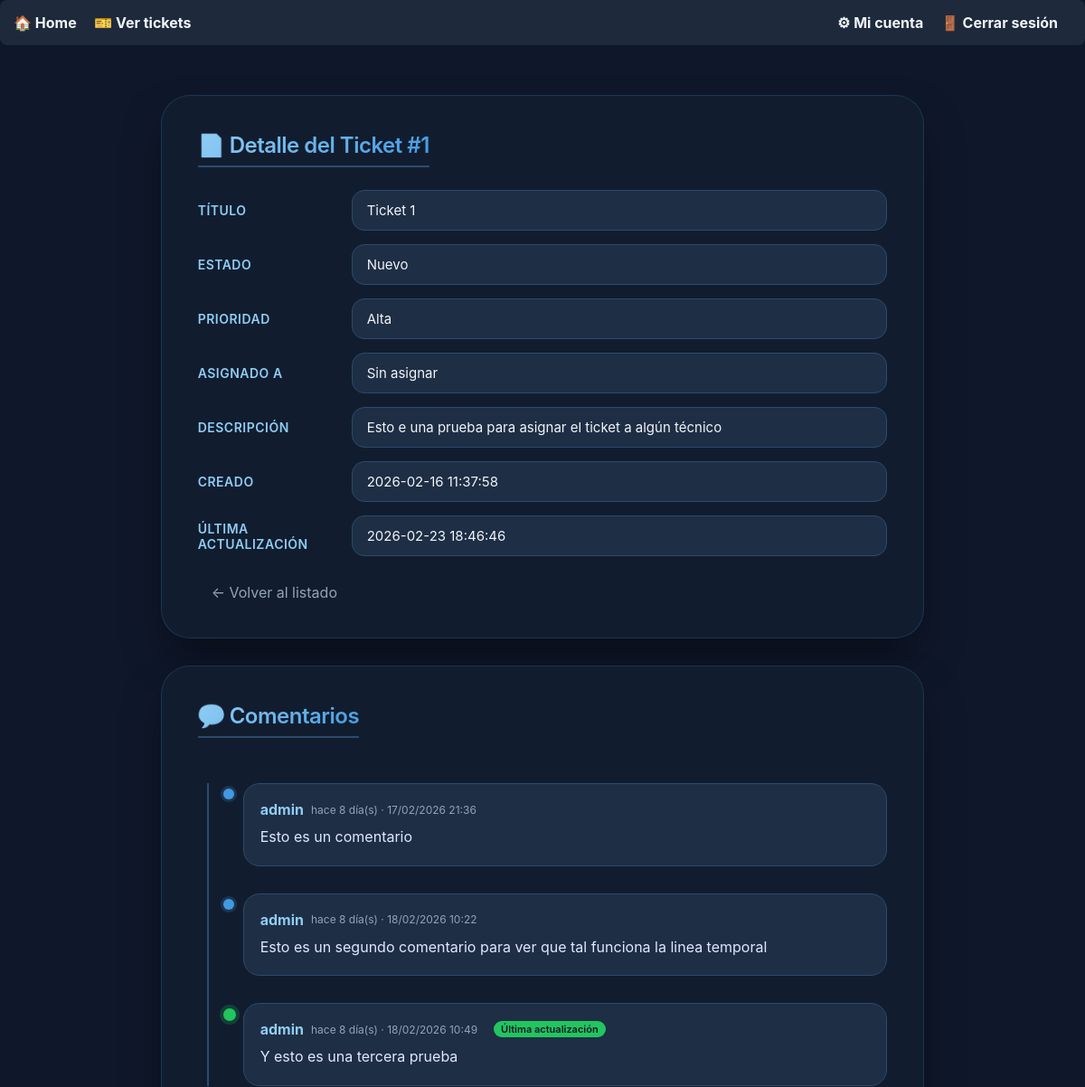
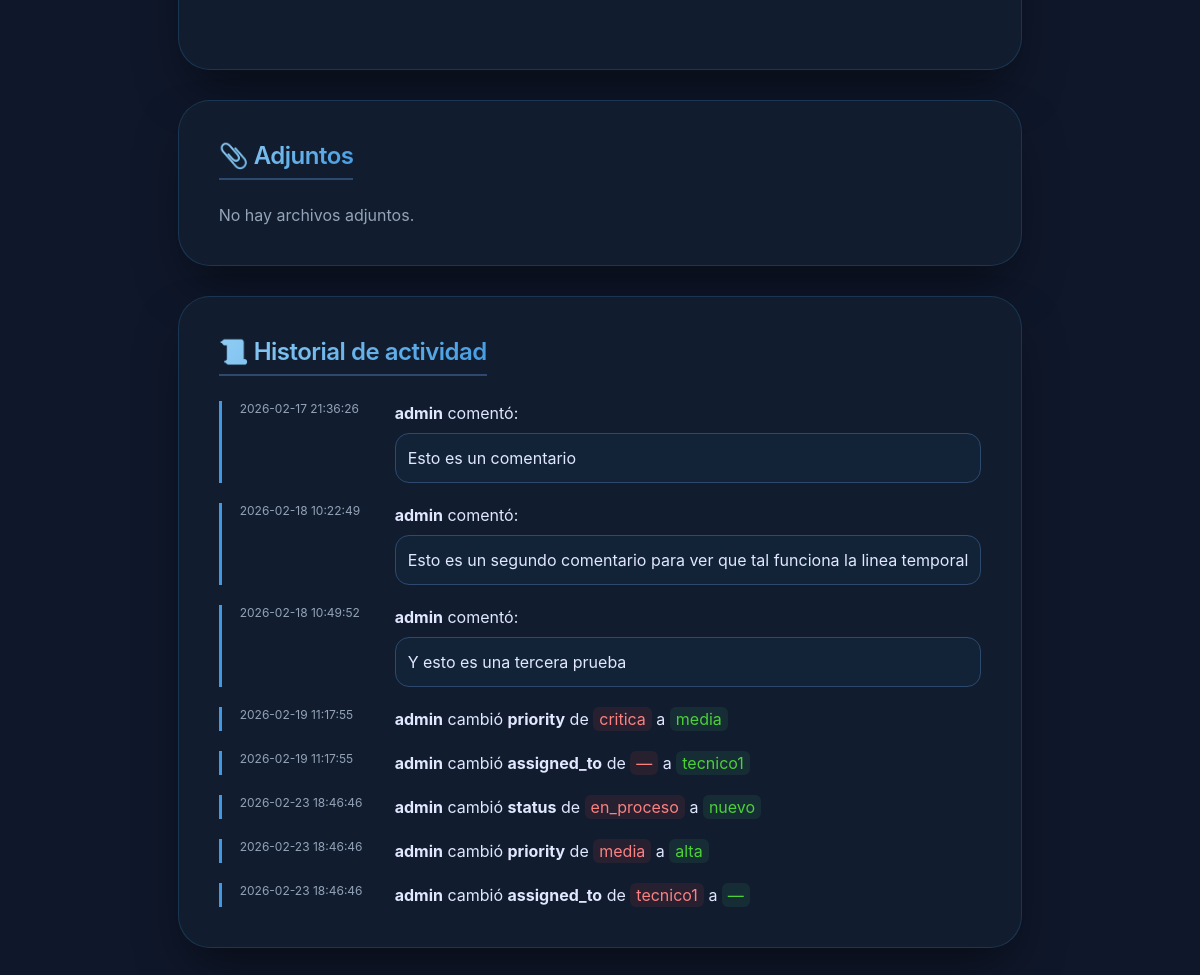
/ticket_detail.php?id=1 (signed in), run on the app's committed database (2 pictures, top to bottom).
### tables this page shows
CREATE TABLE tickets (
            id INTEGER PRIMARY KEY AUTOINCREMENT,
            title TEXT NOT NULL,
            description TEXT NOT NULL,
            status TEXT NOT NULL,
            priority TEXT NOT NULL,
            category TEXT NOT NULL,
            created_by INTEGER NOT NULL,
            assigned_to INTEGER NULL,
            created_at TEXT NOT NULL DEFAULT (datetime('now')),
            updated_at TEXT NOT NULL DEFAULT (datetime('now')),

            FOREIGN KEY (created_by) REFERENCES users(id) ON DELETE CASCADE,
            FOREIGN KEY (assigned_to) REFERENCES users(id) ON DELETE SET NULL
        );

CREATE TABLE ticket_comments (
            id INTEGER PRIMARY KEY AUTOINCREMENT,
            ticket_id INTEGER NOT NULL,
            user_id INTEGER NOT NULL,
            comment TEXT NOT NULL,
            created_at TEXT NOT NULL DEFAULT (datetime('now')),

            FOREIGN KEY (ticket_id) REFERENCES tickets(id) ON DELETE CASCADE,
            FOREIGN KEY (user_id) REFERENCES users(id) ON DELETE CASCADE
        );

CREATE TABLE users (
            id INTEGER PRIMARY KEY AUTOINCREMENT,
            username TEXT NOT NULL UNIQUE,
            password_hash TEXT NOT NULL,
            role TEXT NOT NULL CHECK(role IN ('admin','tecnico','lector')),
            created_at TEXT NOT NULL DEFAULT (datetime('now'))
        );

CREATE TABLE historial_cambios (
            id INTEGER PRIMARY KEY AUTOINCREMENT,
            ticket_id INTEGER NOT NULL,
            user_id INTEGER NOT NULL,
            campo_modificado TEXT NOT NULL,
            valor_anterior TEXT,
            valor_nuevo TEXT,
            fecha_cambio TEXT NOT NULL DEFAULT (datetime('now')),

            FOREIGN KEY (ticket_id) REFERENCES tickets(id) ON DELETE CASCADE,
            FOREIGN KEY (user_id) REFERENCES users(id) ON DELETE CASCADE
        );

### public/ticket_detail.php (called while the page is built, shortened)
<?php
require_once __DIR__ . '/../app/audit.php';
$db->setAttribute(PDO::ATTR_ERRMODE, PDO::ERRMODE_EXCEPTION);
$id = filter_input(INPUT_GET, 'id', FILTER_VALIDATE_INT);
$stmt = $db->prepare("
    SELECT t.*, u.username AS assigned_user
    FROM tickets t
    LEFT JOIN users u ON t.assigned_to = u.id
    WHERE t.id = :id
");
$stmt->execute([':id' => $id]);
$ticket = $stmt->fetch(PDO::FETCH_ASSOC);
$stmt = $db->prepare("
    SELECT a.*, u.username
    FROM attachments a
    LEFT JOIN users u ON a.uploaded_by = u.id
    WHERE a.ticket_id = :ticket_id
    ORDER BY a.created_at DESC
");
$stmt->execute([':ticket_id' => $id]);
$attachments = $stmt->fetchAll(PDO::FETCH_ASSOC);
$ticket['assigned_to'] = $ticket['assigned_to'] ?? null;
$ticket['updated_at']  = $ticket['updated_at'] ?? null;
$ticket['description'] = $ticket['description'] ?? '';
$ticket['status']      = $ticket['status'] ?? '';
$ticket['priority']    = $ticket['priority'] ?? '';
$stmtComments = $db->prepare("
    SELECT c.*, u.username
    FROM ticket_comments c
    LEFT JOIN users u ON c.user_id = u.id
    WHERE c.ticket_id = :ticket_id
    ORDER BY c.created_at ASC
");
$stmtComments->execute([':ticket_id' => $id]);
$comments = $stmtComments->fetchAll(PDO::FETCH_ASSOC);
$stmtHistorial = $db->prepare("
    SELECT h.*, u.username
    FROM historial_cambios h
    LEFT JOIN users u ON h.user_id = u.id
    WHERE h.ticket_id = :ticket_id
    ORDER BY h.fecha_cambio ASC
");
$stmtHistorial->execute([':ticket_id' => $id]);
$historial = $stmtHistorial->fetchAll(PDO::FETCH_ASSOC);
$timeline = [];
foreach ($comments as $comment) {
    $timeline[] = [
        'type'       => 'comment',
        'created_at' => $comment['created_at'],
        'data'       => $comment
    ];
}
foreach ($historial as $change) {
    $timeline[] = [
        'type'       => 'change',
        'created_at' => $change['fecha_cambio'],
        'data'       => $change
    ];
}
usort($timeline, function ($a, $b) {
    return strtotime($a['created_at']) <=> strtotime($b['created_at']);
});
$userMap = [];
$stmtUsers = $db->prepare("SELECT id, username FROM users WHERE role IN ('admin', 'tecnico')");
$stmtUsers->execute();
while ($row = $stmtUsers->fetch(PDO::FETCH_ASSOC)) {
    $userMap[$row['id']] = $row['username'];
}
require_once __DIR__ . '/../views/partials/menu.php';
require_once __DIR__ . '/../views/tickets/detail.php';

### views/tickets/detail.php (the view, shortened to what this page needs)
<div class="detail-wrapper">
    <div class="detail-card">
        <h1 class="section-title">📄 Detalle del Ticket #<?= htmlspecialchars($ticket['id']) ?></h1>
        <?php if ($_SESSION['role'] === 'lector'): ?>
            <div class="detail-grid">
                <label>Título</label>
                <div><?= htmlspecialchars($ticket['title']) ?></div>
                <label>Estado</label>
                <div><?= ucfirst($ticket['status'] ?: 'Sin estado') ?></div>
                <label>Prioridad</label>
                <div><?= ucfirst($ticket['priority'] ?: 'Sin prioridad') ?></div>
                <label>Asignado a</label>
                <div><?= htmlspecialchars($ticket['assigned_user'] ?? 'Sin asignar') ?></div>
                <label>Descripción</label>
                <div><?= nl2br(htmlspecialchars($ticket['description'])) ?></div>
                <label>Creado</label>
                <div><?= htmlspecialchars($ticket['created_at']) ?></div>
                <label>Última actualización</label>
                <div><?= htmlspecialchars($ticket['updated_at']) ?></div>
            </div>
            <a href="tickets_view.php" class="btn-back">← Volver al listado</a>
        <?php endif; ?>
    </div>
    <div class="detail-card">
        <h2 class="section-title">💬 Comentarios</h2>
        <?php if (!empty($comments)): ?>
            <div class="timeline">
                <?php
                $totalComments = count($comments);
                foreach ($comments as $index => $c):
                    $isLast = ($index === $totalComments - 1);
                    $username = $c['username'] ?? 'Usuario';
                    $date = new DateTime($c['created_at']);
                    $now = new DateTime();
                    $diff = $now->diff($date);
                    if ($diff->d > 0) {
                        $timeAgo = "hace " . $diff->d . " día(s)";
                    } elseif ($diff->h > 0) {
                        $timeAgo = "hace " . $diff->h . " hora(s)";
                    } elseif ($diff->i > 0) {
                        $timeAgo = "hace " . $diff->i . " minuto(s)";
                    } else {
                        $timeAgo = "justo ahora";
                    }
                    $exactDate = $date->format('d/m/Y H:i');
                ?>
                    <div class="timeline-item <?= $isLast ? 'timeline-latest' : '' ?>">
                        <div class="timeline-marker"></div>
                        <div class="comment-content">
                            <div class="comment-header">
                                <span class="comment-author"><?= htmlspecialchars($username) ?></span>
                                <span class="comment-date"><?= $timeAgo ?> · <?= $exactDate ?></span>
                                <?php if ($isLast): ?>
                                    <span class="timeline-badge">Última actualización</span>
                                <?php endif; ?>
                            </div>
                            <div class="comment-text">
                                <?= nl2br(htmlspecialchars($c['comment'])) ?>
                            </div>
                        </div>
                    </div>
                <?php endforeach; ?>
            </div>
        <?php else: ?>
            <p style="color: #94a3b8;">📭 No hay comentarios todavía.</p>
        <?php endif; ?>
    </div>
    <div class="detail-card">
        <h2 class="section-title">📎 Adjuntos</h2>
        <?php if (empty($attachments)): ?>
            <p style="color: #94a3b8;">No hay archivos adjuntos.</p>
        <?php endif; ?>
    </div>
    <div class="detail-card">
        <h2 class="section-title">📜 Historial de actividad</h2>
        <?php if (empty($timeline)): ?>
            <p class="empty-history">No hay actividad registrada aún.</p>
        <?php else: ?>
            <div class="history-list">
                <?php foreach ($timeline as $item): ?>
                    <div class="history-item">
                        <div class="history-date"><?= htmlspecialchars($item['created_at']) ?></div>
                        <div class="history-content">
                            <?php if ($item['type'] === 'comment'): ?>
                                <p>
                                    <strong><?= htmlspecialchars($item['data']['username']) ?></strong> comentó:
                                </p>
                                <div class="history-box">
                                    <?= nl2br(htmlspecialchars($item['data']['comment'])) ?>
                                </div>
                            <?php elseif ($item['type'] === 'change'):
                                $campo = $item['data']['campo_modificado'];
                                $oldRaw = $item['data']['valor_anterior'];
                                $newRaw = $item['data']['valor_nuevo'];
                                if ($campo === 'assigned_to' && isset($userMap)) {
                                    $oldDisplay = (is_numeric($oldRaw) && isset($userMap[$oldRaw])) ? $userMap[$oldRaw] : ($oldRaw ?: '—');
                                    $newDisplay = (is_numeric($newRaw) && isset($userMap[$newRaw])) ? $userMap[$newRaw] : ($newRaw ?: '—');
                                } else {
                                    $oldDisplay = $oldRaw ?: '—';
                                    $newDisplay = $newRaw ?: '—';
                                }
                            ?>
                                <p>
                                    <strong><?= htmlspecialchars($item['data']['username']) ?></strong>
                                    cambió
                                    <strong><?= htmlspecialchars($campo) ?></strong>
                                    de <span class="old-value"><?= htmlspecialchars($oldDisplay) ?></span>
                                    a <span class="new-value"><?= htmlspecialchars($newDisplay) ?></span>
                                </p>
                            <?php endif; ?>
                        </div>
                    </div>
                <?php endforeach; ?>
            </div>
        <?php endif; ?>
    </div>
</div>

### views/tickets/detail.php (style rules this page uses)
* { margin: 0; padding: 0; box-sizing: border-box; font-family: 'Inter', system-ui, -apple-system, BlinkMacSystemFont, 'Segoe UI', Roboto, sans-serif; }
.detail-wrapper { max-width: 1200px; margin: 30px auto; padding: 0 20px; }
.detail-card { background: rgba(18, 30, 48, 0.9); backdrop-filter: blur(8px); border-radius: 32px; padding: 40px; box-shadow: 0 25px 50px -12px rgba(0, 0, 0, 0.5); border: 1px solid rgba(66, 153, 225, 0.2); color: #e2e8f0; margin-bottom: 30px; }
.section-title { font-size: 24px; font-weight: 600; margin-bottom: 25px; background: linear-gradient(135deg, #90cdf4, #4299e1); -webkit-background-clip: text; -webkit-text-fill-color: transparent; background-clip: text; letter-spacing: -0.5px; border-bottom: 2px solid #2d4a6e; padding-bottom: 8px; display: inline-block; }
.detail-grid { display: grid; grid-template-columns: 150px 1fr; gap: 15px 20px; margin-bottom: 30px; }
.detail-grid label { font-weight: 600; color: #90cdf4; font-size: 14px; text-transform: uppercase; letter-spacing: 0.5px; align-self: center; }
.detail-grid div { background: #1e2e44; border: 1px solid #2d4a6e; border-radius: 14px; padding: 12px 16px; color: #f0f4fa; font-size: 15px; }
.btn-back { margin-left: 15px; color: #94a3b8; text-decoration: none; transition: color 0.2s; }
.timeline { position: relative; margin-top: 25px; padding-left: 30px; }
.timeline::before { content: ""; position: absolute; left: 10px; top: 0; width: 2px; height: 100%; background: #2d4a6e; }
.timeline-item { position: relative; margin-bottom: 30px; padding-left: 20px; }
.timeline-marker { position: absolute; left: -2px; top: 6px; width: 12px; height: 12px; background: #4299e1; border-radius: 50%; box-shadow: 0 0 0 3px rgba(66, 153, 225, 0.2); }
.timeline-latest .timeline-marker { background: #22c55e; width: 14px; height: 14px; box-shadow: 0 0 0 4px rgba(34, 197, 94, 0.2); }
.timeline-badge { background: #22c55e; color: #0f172a; font-size: 11px; padding: 2px 8px; border-radius: 20px; margin-left: 10px; font-weight: 600; }
.comment-content { background: #1e2e44; border: 1px solid #2d4a6e; padding: 18px; border-radius: 18px; transition: all 0.2s ease; }
.comment-header { margin-bottom: 8px; display: flex; align-items: center; flex-wrap: wrap; gap: 8px; }
.comment-author { font-weight: 700; color: #90cdf4; }
.comment-date { font-size: 12px; color: #94a3b8; }
.comment-text { line-height: 1.6; color: #e0e7ff; }
.history-list { display: flex; flex-direction: column; gap: 20px; }
.history-item { display: flex; gap: 15px; align-items: flex-start; border-left: 3px solid #4299e1; padding-left: 18px; }
.history-date { min-width: 140px; font-size: 12px; color: #94a3b8; }
.history-content { flex: 1; color: #e0e7ff; line-height: 1.5; }
.history-box { margin-top: 8px; padding: 12px; background: #132337; border-radius: 14px; border: 1px solid #2d4a6e; }
.old-value { color: #fc8181; background: rgba(229, 62, 62, 0.1); padding: 2px 6px; border-radius: 6px; }
.new-value { color: #4cd137; background: rgba(72, 187, 120, 0.1); padding: 2px 6px; border-radius: 6px; }

### data on the page
tickets: id "1", title "Ticket 1", status "Nuevo", priority "Alta", description "Esto e una prueba para asignar el ticket a algún técnico", created_at "2026-02-16 11:37:58", updated_at "2026-02-23 18:46:46"
ticket_comments: user.username "admin", created_at "hace 8 día(s)", created_at "17/02/2026 21:36", comment "Esto es un comentario", created_at "2026-02-17 21:36:26"
ticket_comments: user.username "admin", created_at "hace 8 día(s)", created_at "18/02/2026 10:22", comment "Esto es un segundo comentario para ver que tal funciona la linea temporal", created_at "2026-02-18 10:22:49"
ticket_comments: user.username "admin", created_at "hace 8 día(s)", created_at "18/02/2026 10:49", shows "Última actualización", comment "Y esto es una tercera prueba", created_at "2026-02-18 10:49:52"
historial_cambios: created_at "2026-02-19 11:17:55", user.username "admin", campo_modificado "priority", valor_anterior "critica", valor_nuevo "media"
historial_cambios: created_at "2026-02-19 11:17:55", user.username "admin", campo_modificado "assigned_to", oldDisplay "—", valor_nuevo "tecnico1"
historial_cambios: created_at "2026-02-23 18:46:46", user.username "admin", campo_modificado "status", valor_anterior "en_proceso", valor_nuevo "nuevo"
historial_cambios: created_at "2026-02-23 18:46:46", user.username "admin", campo_modificado "priority", valor_anterior "media", valor_nuevo "alta"
historial_cambios: created_at "2026-02-23 18:46:46", user.username "admin", campo_modificado "assigned_to", valor_anterior "tecnico1", newDisplay "—"

### other printed values
$ticket['assigned_user'] "Sin asignar"
